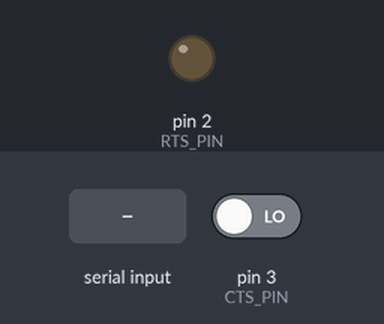
Recording of a sketch running on a simulated Arduino Uno, built with avr-gcc and run on an emulated ATmega328P. Shown: output pins drawn as LEDs (lit = HIGH). Inputs (shaded band) come from the test bench; at power-on: pin 3 (CTS_PIN) LOW. Pins used as bus, display or sensor lines are not drawn; what the sketch prints to the serial monitor is not drawn.

Above: at 1.2 s.
1.3 s: "1" received over Serial
At 3.0 s:
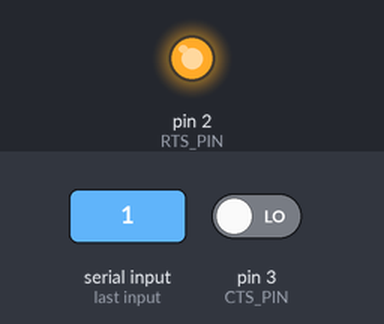
3.8 s: pin 3 (CTS_PIN) driven HIGH
5.3 s: pin 3 (CTS_PIN) driven LOW
At 6.8 s:
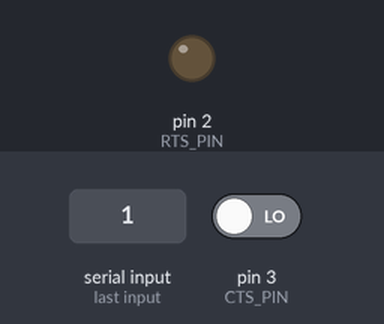
7.3 s: "0" received over Serial
At 8.7 s:
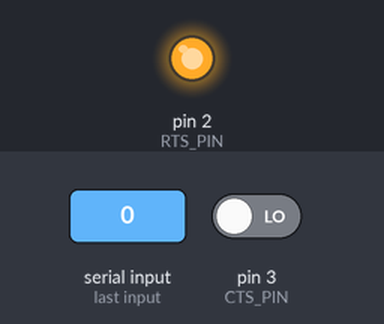
Timing chart, 0 to 10.3 s (numbered marks = the images above; inputs shaded):
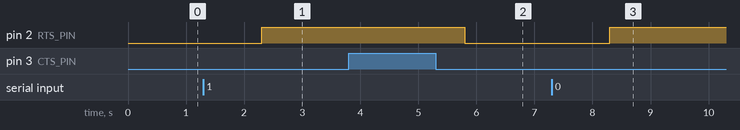

The sketch:

Transmitter.ino
```cpp
#include "Temporizador.h"

const int TX_PIN = 13;     // TX pin for transmitting data
const int RTS_PIN = 2;    // RTS pin for flow control
const int CTS_PIN = 3;    // CTS pin for flow control
#define BAUD_RATE 2
#define START_BIT -1
#define PARITY_BIT 8
#define SIZE_BYTE 8
#define END_BIT 9
unsigned short byte_iterator;
int text_size;
char current_letter;

bool transmitting = false;
char current_bit = -1;
String text = "";
bool isValid;

bool checkParity(char data) {
  bool isPair = true;
  for (uint8_t i = 0; i < 8; i++) if (data & (1 << i)) isPair = !isPair; // Inverte bit de paridade
  return isPair;
}


void transmit() {
  iniciaTemporizador();
  while (digitalRead(CTS_PIN) == HIGH) {
    delay(1000);
  }
  paraTemporizador();
}

void finalizeTransmition() {
  digitalWrite(RTS_PIN, LOW);
  digitalWrite(TX_PIN, LOW);
  transmitting = false;
}

void nextLetter() {
  current_bit = -2;
  byte_iterator++;

  if (byte_iterator > text_size-1) {
    finalizeTransmition();
  	return;
  }
  current_letter = text.charAt(byte_iterator);
}

ISR(TIMER1_COMPA_vect) {
  if (!transmitting) return;

  int parity_bit = 1;
  int end_bit = 1;

  switch(current_bit) {
    case START_BIT:
      digitalWrite(TX_PIN,1);
      Serial.println("Start Bit: 1");
      Serial.print("\nTransmitindo ");
      Serial.println(current_letter);
      break;

    case PARITY_BIT:
      digitalWrite(TX_PIN,parity_bit);
      isValid = checkParity(current_letter);
      Serial.print("\nParidade ");
      Serial.println(isValid);
      break;

    case END_BIT:
      Serial.print("Bit final ");
      Serial.println(end_bit);
      digitalWrite(TX_PIN, end_bit);
      nextLetter();
      break;

    default:
      bool data_bit = bitRead(current_letter, current_bit);
      Serial.print(data_bit);
      digitalWrite(TX_PIN, data_bit);
      break;
  }
  current_bit++; // Increment to next bit position
}

void setup() {
  noInterrupts();
  Serial.begin(9600);       // Serial monitor baud rate

  pinMode(TX_PIN, OUTPUT);  // Set TX_PIN as output
  pinMode(RTS_PIN, OUTPUT); // Set RTS_PIN as output
  pinMode(CTS_PIN, INPUT);  // Set CTS_PIN as input

  configuraTemporizador(BAUD_RATE);

  interrupts();
}

void loop() {
  Serial.println("Insert the text to be transmitted:");

  while(text == "") {
    text = Serial.readString();
  }

  text_size = text.length();
  byte_iterator = 0;
  current_letter = text[byte_iterator];

  // rts para high
  digitalWrite(RTS_PIN, HIGH);

  // ver se pode transmitir, esperando a resposta
  while (digitalRead(CTS_PIN) == LOW) {
  }
  transmitting = true;
  transmit();

  digitalWrite(RTS_PIN, LOW);

  Serial.println("Transmissao concluida");

  text = "";
}
```

Temporizador.h
```cpp
void configuraTemporizador(int baud_rate){
  int frequencia;
  frequencia = constrain(baud_rate,1,1500);
  //set timer1 interrupt
  TCCR1A = 0;// set entire TCCR1A register to 0
  TCCR1B = 0;// same for TCCR1B
  TCNT1  = 0;//initialize counter value to 0
  //OCR1A = contador;// = (16*10^6) / (10*1024) - 1 (must be <65536)
  OCR1A = ((16 * pow(10,6))/(1024*frequencia)) - 1;
  // turn on CTC mode (clear time on compare)
  TCCR1B |= (1 << WGM12);
  // Turn T1 off
  TCCR1B &= 0xF8;
  // Disable interrupts
  TIMSK1 = 0;
  TIFR1 = 0;
}

void iniciaTemporizador(){
  Serial.println("T1 iniciado");
  TCNT1 = 0;//initialize counter value to 0
  TIFR1 = 0;
  // enable timer compare interrupt
  TIMSK1 |= (1 << OCIE1A);
  // Set CS10 and CS12 bits for 1024 prescaler
  TCCR1B |= (1 << CS12) | (1 << CS10);
}

void paraTemporizador(){
  Serial.println("T1 parado");
    // Turn T1 off
  TCCR1B &= 0xF8;
  TIMSK1 = 0;
}
```

Measured:
- after the input at 1.3 s, pin 2 (RTS_PIN): LOW → HIGH after 1.0 s
- after the input at 3.8 s, every drawn part: stays the same
- after the input at 5.3 s, pin 2 (RTS_PIN): HIGH → LOW after 0.50 s
- after the input at 7.3 s, pin 2 (RTS_PIN): LOW → HIGH after 1.0 s
